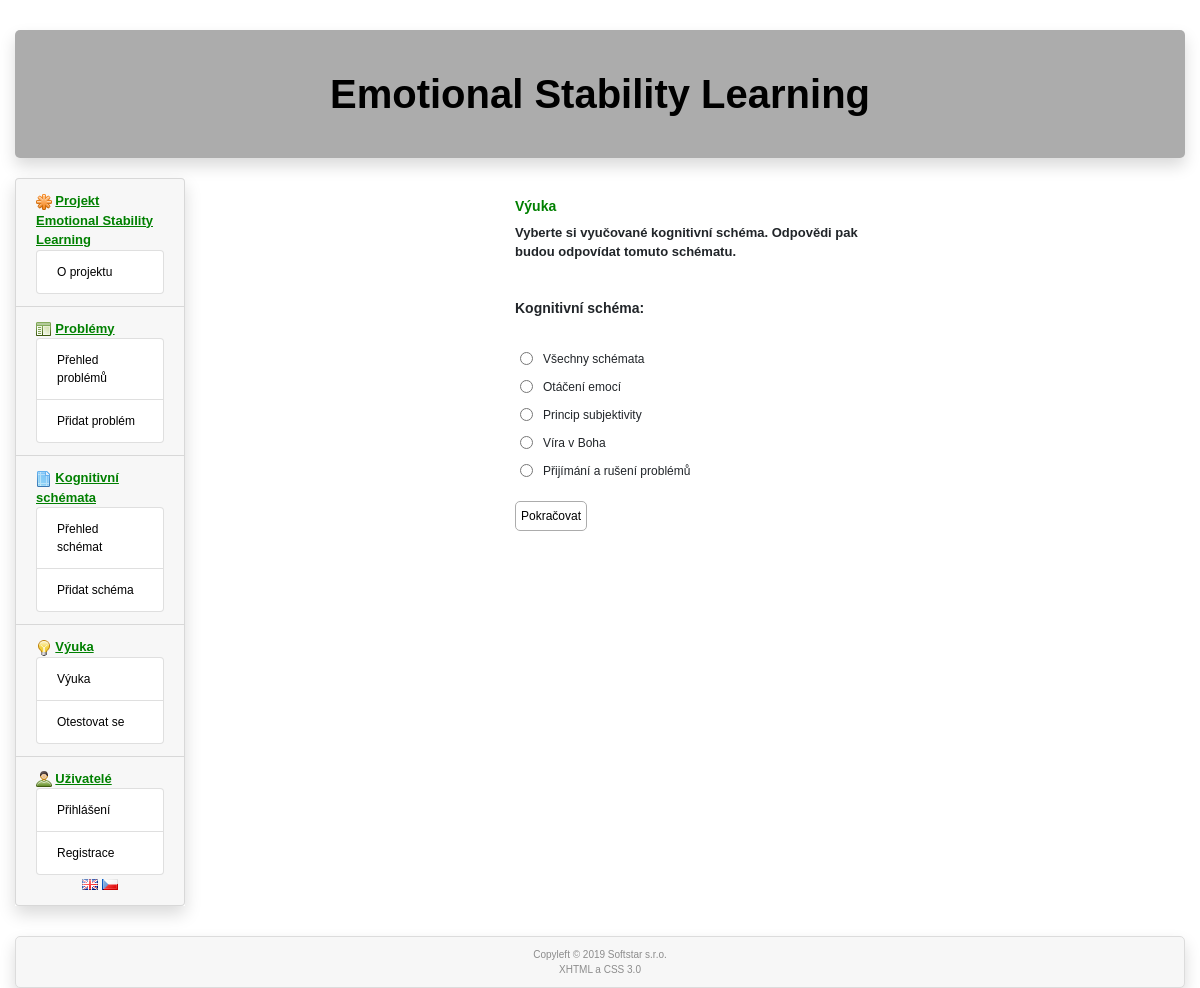
The page /cs/learning on the database its author committed.
### tables this page shows
CREATE TABLE `cog_schema` (
  `id` int(11) NOT NULL,
  `id_lang` int(11) NOT NULL,
  `name` varchar(40) NOT NULL,
  `wrong` int(1) NOT NULL DEFAULT '0',
  `deleted` int(1) NOT NULL DEFAULT '0'
);

### www/administrator/includes/index.php (called while the page is built, shortened)
<?php
  $uri = array($_SERVER['REQUEST_URI']);
  $tmp = preg_split("/\//", $uri[0]);
  $lang = $tmp[1];
  $router = RouterController::getInstance();
  $router->ctrMain(array($_SERVER['REQUEST_URI']));
  $router->showView();
?>

### www/administrator/includes/controllers/LearningController.php (called while the page is built, shortened)
<?php
class LearningController extends Controller
{
    public function ctrMain($parameters)
    {
        $cschemaModel = new CSchemaModel();
        $idcs = $_POST['idcs'];
        if (empty($idcs))
        {
            $cschemas = $cschemaModel->selectAll();
        }
    }
}
?>

### www/administrator/models/DbModel.php (called while the page is built, shortened)
<?php
  class DbModel extends cdb
  {
    static private $instance = null;
    static function getInstance()
    {
      if (self::$instance == null)
      {
        self::$instance = new DbModel();
      }
      return self::$instance;
    }
    function selectOne($table, array $keys)
    {
      $query = "select * from $table where";
      $i = 0;
      foreach($keys as $name => $value)
      {
        if ($i)
        {
          $query .= " and $name=$value";
        }
        else
        {
          $query .= " $name=$value";
          $i = 1;
        }
      }
      $query .= ";";
      if (!$this->query($query))
      {
        RouterController::getInstance()->setError("DbModel::selectOne():".$this->get_error().'<br /><br />'.$query.'<br />');
      }
      $arr = $this->get_array();
      return $arr;
    }
    function selectArray(array $tables, array $collums, array $keys, $order = '')
    {
      $query = "select ";
      $i = 0;
      foreach($collums as $collum)
      {
        if ($i)
        {
          $query .= ", $collum";
        }
        else
        {
          $query .= "$collum";
          $i = 1;
        }
      }
      $query .= " from ";
      $i = 0;
      foreach($tables as $table)
      {
        if ($i)
        {
          $query .= ", $table";
        }
        else
        {
          $query .= "$table";
          $i = 1;
        }
      }
      if (!empty($keys))
      {
        $query .= " where";
        $i = 0;
        foreach($keys as $name => $value)
        {
          if ($i)
          {
            $query .= " and $name=$value";
          }
          else
          {
            $query .= " $name=$value";
            $i = 1;
          }
        }
      }
      if ($order != '') {
        $query .= " order by $order;";
      }
      else
      {
        $query .= ';';
      }
      if (!$this->query($query))
      {
        RouterController::getInstance()->setError('DbModel::selectArray():'.$this->get_error().'<br /><br />'.$query.'<br />');
      }
      else
      {
        $i = 0;
        while ($item=$this->get_array())
        {
          if (!empty($item))
          {
            $arr[$i] = $item;
            $i++;
          }
        }
      }
      return $arr;
    }
  }
?>

### www/administrator/models/CSchemaModel.php (called while the page is built, shortened)
<?php
class CSchemaModel
{
    public function selectAll()
    {
        global $lang;
        $db = DbModel::getInstance();
        $langModel = new LanguagesModel();
        $language = $langModel->selectByTextId("'".htmlspecialchars($lang, ENT_QUOTES)."'");
        $cog_schemas = $db->selectArray(array ('cog_schema'), array ('*'), array ('id_lang' => $language['id']), 'id asc');
        return $cog_schemas;
    }
}
?>

### www/administrator/models/LanguagesModel.php (called while the page is built, shortened)
<?php
class LanguagesModel
{
  public function selectByTextId($id)
  {
      $db = DbModel::getInstance();
      $language = $db->selectOne('languages', array ('text_id' => $id));
      return $language;
  }
}
?>

### www/administrator/models/cdb.php (called while the page is built, shortened)
<?php
class cdb {
  private $data, $querystring, $error, $conn;
  public $server, $user, $password, $db_name;
  function __construct()
  {
    require("./administrator/cfg/sql.php");
    $this->conn = null;
  }
  function connect() {
    $options=array(
      PDO::ATTR_ERRMODE => PDO::ERRMODE_EXCEPTION,
      PDO::MYSQL_ATTR_INIT_COMMAND => "SET NAMES utf8"
      );
    try {
            $this->conn = @new PDO("mysql:host=".$this->server.";dbname=".$this->db_name, $this->user, $this->password, $options);
    } catch (PDOException $e) {
        $error = 'DB connection failed: ' . $e->getMessage();
    }
    return(1);
  }
  function query($sql) {
    $error = '';
    try {
      $this->data=$this->conn->prepare($sql);
    } catch (PDOException $e) {
      $error = 'Preparation of query failed: ' . $e->getMessage();
      $this->data=null;
    }
    $result2 = 0;
    if ($error == '')
    {
      try {
          $result2 = $this->data->execute();
      } catch (PDOException $e) {
          $error = 'Execution of query failed: ' . $e->getMessage();
          $this->data=null;
      }
    }
    else
    {
      $this->error = $error;
      $result2 = false;
    }
    if ($result2) { return 1; }
    else  {return 0;}
  }
  function get_array() {
    $arr = $this->data->fetch(PDO::FETCH_ASSOC);
    if (!empty($arr)) {return ($arr); }
    else { return 0; }
  }
};
?>

### www/administrator/cfg/sql.php (called while the page is built)
<?php
  $this->server='localhost';
  $this->user='emotions';
  $this->password='3M0710n5@#';
  $this->db_name='emotions';
?>

### www/administrator/includes/controllers/RouterController.php (called while the page is built, shortened)
<?php
class RouterController extends Controller
{
  protected $controller;
  private function camelNotation($text)
  {
    $sentence = str_replace('-', ' ', $text);
    $sentence = ucwords($sentence);
    $sentence = str_replace(' ', '', $sentence);
    return $sentence;
  }
  private function parseURL($url)
  {
    $parsedURL = parse_url($url);
    $parsedURL["path"] = ltrim($parsedURL["path"], "/");
    $parsedURL["path"] = trim($parsedURL["path"]);
    $divPath = explode("/", $parsedURL["path"]);
    return $divPath;
  }
  public function ctrMain($parameters)
  {
      $parsedURL = $this->parseURL($parameters[0]);
      global $expressions, $lang;
      $tmp = array_shift($parsedURL);
    if (empty($parsedURL[0]))
    {
      $this->controller = new HomePageController();
    }
    else
    {
      $view = array_shift($parsedURL);
      $controllerClass = $this->camelNotation($view) . 'Controller';
      if (file_exists('./administrator/includes/controllers/' . $controllerClass . '.php'))
      {
        if ($view == 'error')
        {
          $this->controller = new $controllerClass('');
        }
        else
        {
          $this->controller = new $controllerClass;
        }
      }
      else
      {
        $this->controller= new ErrorController($expressions['Error 404: page not found']);
      }
    }
    $this->controller->ctrMain($parsedURL);
  }
}
?>

### www/administrator/includes/views/learningSchema.phtml (the view)
<?php global $expressions, $lang; ?>
        <div class="col-sm-3"></div>
        <div class="col-sm-4">
        <h4><?=$expressions['Learning']?></h4>
        <div class="message"><?=$expressions['Select learned cognitive schema. Solutions will correspond to this schema then.']?></div><br /><br />
          <form method="post" action="http://<?= $this->siteName."/$lang" ?>/learning">
            <div class="form-group">
              <label for="idcs"><?=$expressions['Cognitive schema']?>:</label><br /><br />
                <table id="schemas">
	                <tr><td><input type='radio' id="idcs" name='idcs' value="100" class="radio" /></td><td> <?=$expressions['All schemas']?></td></tr>
              <?php
                foreach($cschemas as $cschema)
                {
                    if ($cschema['wrong'] != 1)
                        echo("                  <tr><td><input type='radio' id=\"idcs\" name='idcs' value=\"$cschema[id]\" class=\"radio\" /></td><td> $cschema[name]</td></tr>\n");
                }
              ?>
              </table>
            </div>
            <button type="submit" name="test1" value="Continue"><?=$expressions['Next']?></button>
          </form>
        </div>
        <div class="col-sm-3"></div>

### www/css/style.css (style rules this page uses)
body { font-family: 'Helvetica CE','Arial CE',sans-serif; font-size: 12px; }
h4 { font-size: 14px; font-weight: bold; color: green; margin-top: 20px; }
td { font-size: 12px!important; }
button { background-color:white; color: black!important; border: 1px solid #acacac; border-radius: 5px; font-size: 12px; box-shadow: none; padding: 5px; }
label { font-size: 14px; font-weight: bold; }
.message { font-size: 13px; font-weight: bold; }
table#schemas tr td { padding: 5px!important; }
input.radio { float: left; }
.form-group { display: table; }

### rows shown on the page
cog_schema: name "Otáčení emocí"
cog_schema: name "Princip subjektivity"
cog_schema: name "Ví­ra v Boha"
cog_schema: name "Přijímání a rušení problémů"

### other values the page prints
$expressions['Project'] "Projekt"
$expressions['About project'] "O projektu"
$expressions['Problems'] "Problémy"
$expressions['Problems overview'] "Přehled problémů"
$expressions['Add problem'] "Přidat problém"
$expressions['Cognitive schemas'] "Kognitivní schémata"
$expressions['Schemas overview'] "Přehled schémat"
$expressions['Add schema'] "Přidat schéma"
$expressions['Learning'] "Výuka"
$expressions['Test yourselves'] "Otestovat se"
$expressions['Users'] "Uživatelé"
$expressions['Login'] "Přihlášení"
$expressions['Registration'] "Registrace"
$expressions['Cognitive schema'] "Kognitivní schéma"
$expressions['All schemas'] "Všechny schémata"
